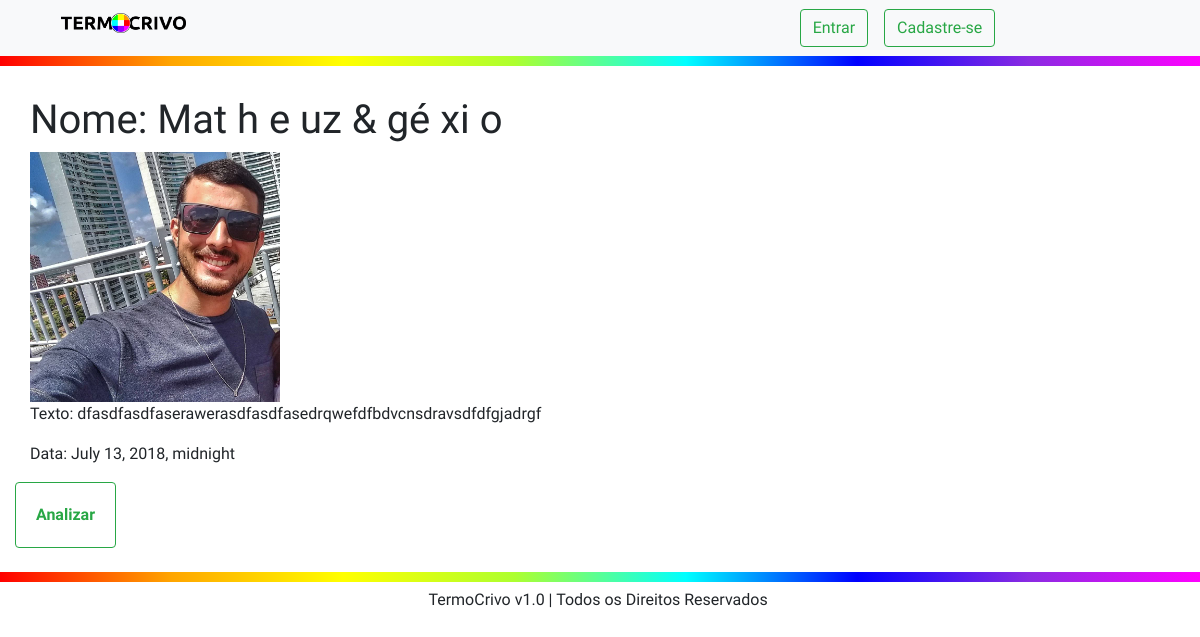
Screenshot of /contaCores/mat-h-e-uz-e-g-xi-o/ with the database file from the repository.
### contaCores/models.py (models this page shows, shortened)
class ContaCores(models.Model):
    nome = models.CharField(max_length=100)
    slug = models.CharField(max_length=100)
    texto = models.TextField()
    data = models.DateTimeField()
    foto = models.ImageField(default='default.png', blank=True)
    autor = models.ForeignKey(User, on_delete=models.PROTECT)

### contaCores/views.py (the view)
# urls.py: url(r'^(?P<slug>[\w-]+)/$', views.contaCores_detalhes, name="detalhes"),
def contaCores_detalhes(request, slug):
    contaCor = ContaCores.objects.get(slug=slug)
    return render(request, 'contaCores/contaCores_detalhes.html',{'contaCor':contaCor})

### contaCores/templates/contaCores/contaCores_detalhes.html (shortened to what this page needs)
{% extends 'base_layout.html' %}
{% load static from staticfiles %}
{% block content %}
	<div class="container-fluid mt-3">
		<h1>Nome: {{contaCor.nome}}</h1>
		<img src="{{ contaCor.foto.url }}" width="250px">
		<p>Texto: {{contaCor.texto}}</p>
		<p>Data: {{contaCor.data}}</p>
	</div>
	<form class="site-form" action="{% url 'contaCores:analise' %}" method="post" enctype="multipart/form-data">
        <input class="btn btn-outline-success" type="submit" value="Analizar">
    </form>
{% endblock %}

### assets/css/main.css (style rules this page uses)
body { background: white; font-family: 'Ubuntu', sans-serif; }
.site-form input, .site-form textarea, .site-form label { display: block; margin: 10px 0 0 0; padding: 20px; font-weight: bolder; }

### rows the page displays
ContaCores: nome "Mat h e uz & gé xi o", foto (placeholder picture), texto "dfasdfasdfaserawerasdfasdfasedrqwefdfbdvcnsdravsdfdfgjadrgf", data "July 13, 2018, midnight"
